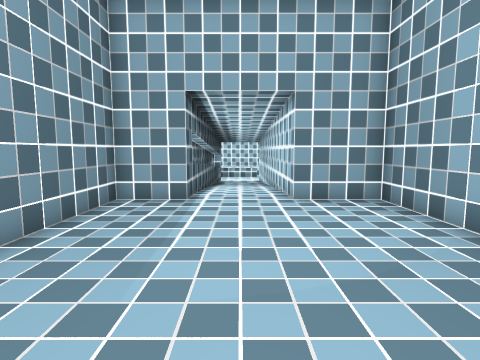
[1] (above)

16 first-person views from a walk through a level from a Godot 3-D game. The camera is 1.4 m above the floor, tilts 6° down and sees 80° across. The floor is counted in squares, 1 m on a side. Each view is taken from the middle of a square. On the plan, view 1 faces up. The plan holds only what a view shows up to about 14 squares ahead; the rest is blank. The place goes on beyond the plan.

[2]
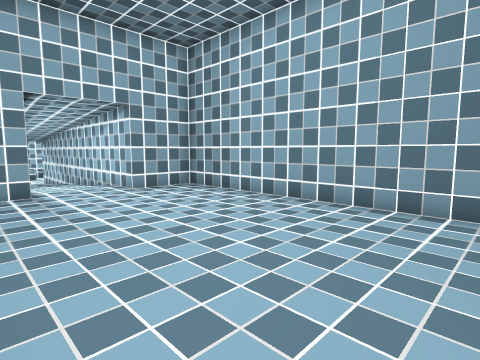

[3]
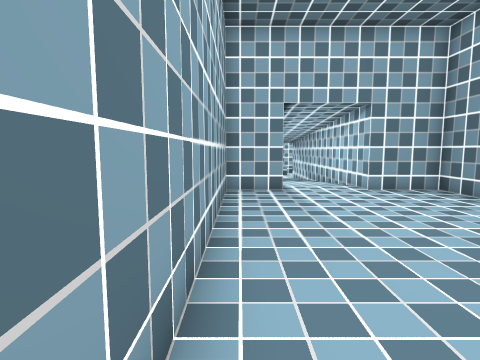

[4]
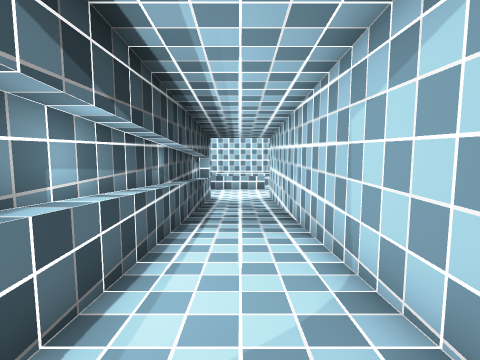

[5]
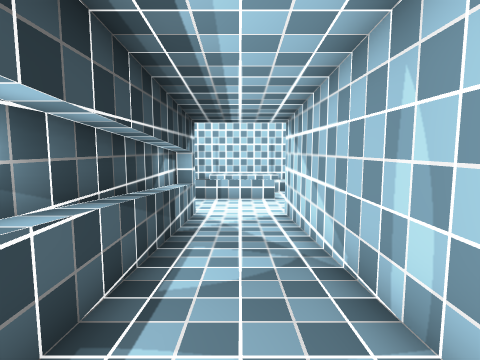

[6]
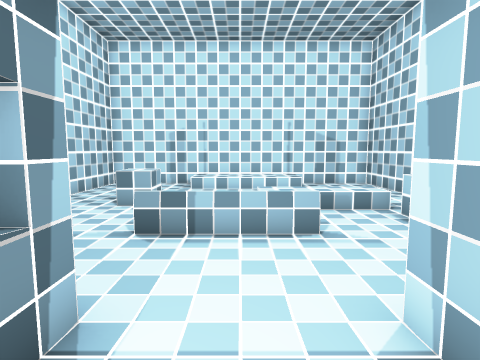

[7]
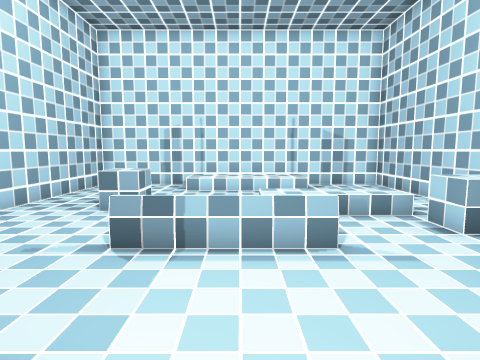

[8]
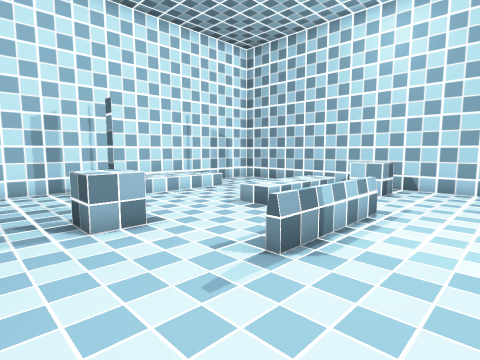

[9]
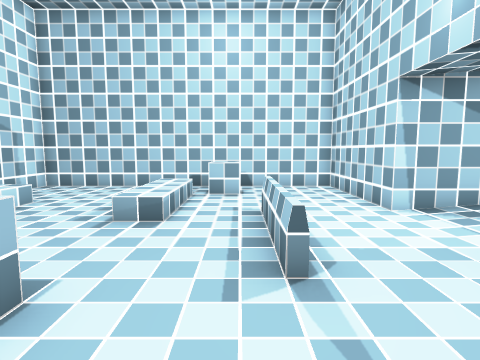

[10]
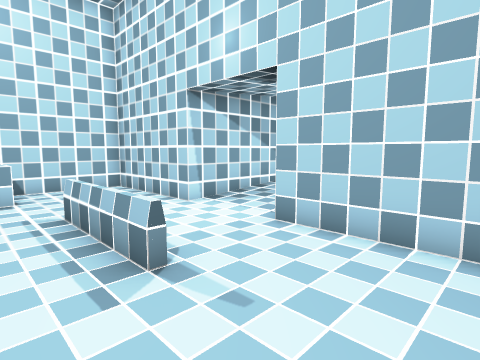

[11]
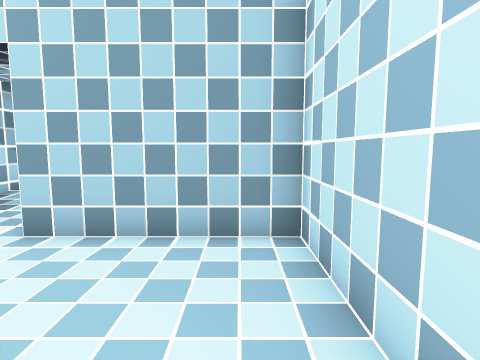

[12]
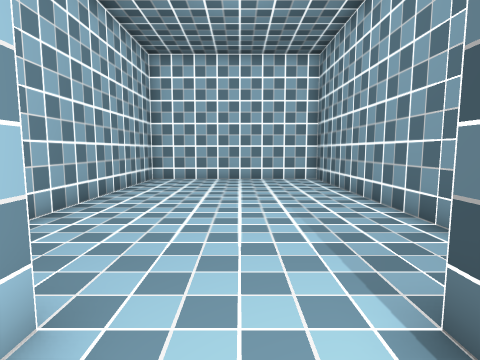

[13]
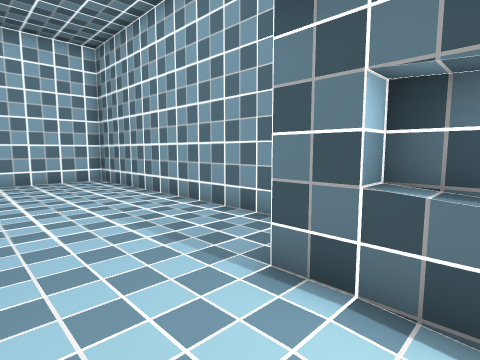

[14]
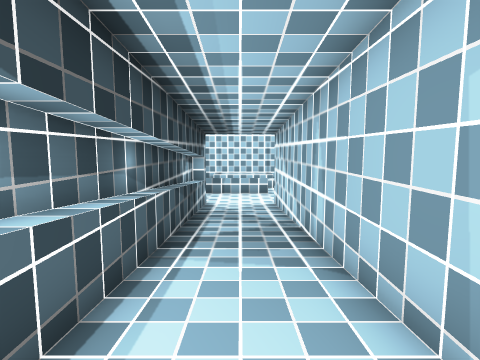

[15]
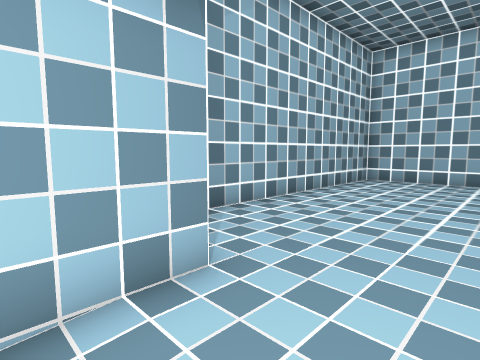

[16]
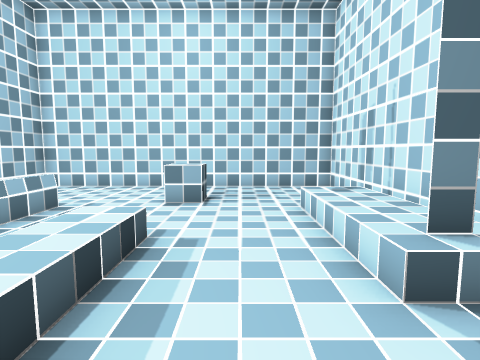

### Floor plan
Key: @ floor where view 1 was taken; # wall or solid block; . main floor; : floor 0.25 m higher than the main floor; + floor 0.5 m higher than the main floor; * floor 0.75 m higher than the main floor; % floor 1 m higher than the main floor; / step, stairs or slope; = window, fence, low wall or low ledge; ^ raised ledge.
Columns run from 6 left of view 1 to 6 right of it. Each row starts with its distance up from view 1.
 34 #############
 33 #.../////...#
 32 #.../+++#...#
 31 #...........#
 30 #...........#
 29 #..^........#
 28 #..^...+++/.#
 27 #.........^^#
 26 #.........^^#
 25 #...====....#
 24 #...........#
 23 #...........#
 22 #####...#####
 21     #...#
 20     #:::#
 19     #:::#
 18     #:::#
 17     #+++#
 16     #+++#
 15     #+++#
 14     #***#
 13     #***#
 12     #***#
 11     #***#
 10     #%%%#
  9     #%%%#
  8   ###%%%###
  7   #%%%%%%%#
  6   #%%%%%%%#
  5   #%%%%%%%#
  4   #%%%%%%%#
  3   #%%%%%%%#
  2   #%%%%%%%#
  1   #%%%%%%%#
  0   #%%%@%%%#
 -1   #%%%%%%%#
 -2   #%%%%%%%#
 -3   #########

Positions as (right, up) in squares from view 1, and headings:
1: (0, 0), facing up
2: (-3, -2), facing up-right
3: (-3, -2), facing up
4: (0, 8), facing up
5: (0, 13), facing up
6: (0, 20), facing up
7: (0, 21), facing up
8: (-5, 23), facing up-right
9: (-5, 26), facing right
10: (-5, 27), facing down-right
11: (-5, 27), facing down
12: (0, 10), facing down
13: (1, 10), facing down-left
14: (0, 10), facing up
15: (-1, 10), facing down-right
16: (5, 30), facing left
